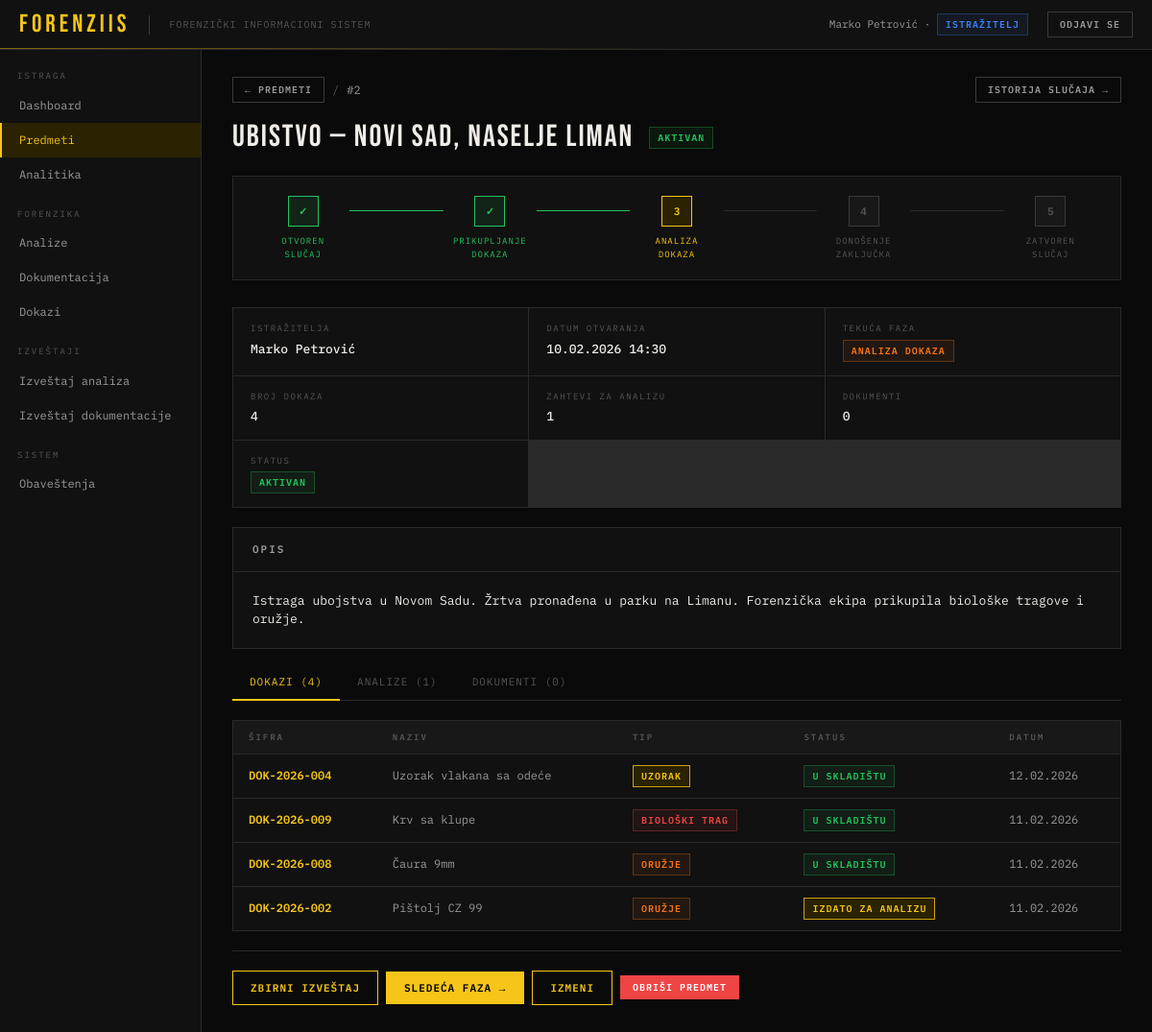
Page /?page=predmet-detalji&id=2 (signed in) on the committed database.
### tables this page shows
CREATE TABLE korisnik (
    id              INT AUTO_INCREMENT PRIMARY KEY,
    ime             VARCHAR(255) NOT NULL,
    prezime         VARCHAR(255) NOT NULL,
    email           VARCHAR(255) NOT NULL UNIQUE,
    kor_ime         VARCHAR(255) NULL UNIQUE,
    lozinka_hash    VARCHAR(255) NOT NULL,
    uloga           ENUM('ADMINISTRATOR','ISTRAZITELJ','TEHNICAR','VESTAK') NOT NULL,
    aktivan         BOOLEAN NOT NULL DEFAULT TRUE,
    datum_kreiranja DATETIME NOT NULL DEFAULT NOW()
);

CREATE TABLE predmet (
    id               INT AUTO_INCREMENT PRIMARY KEY,
    naziv            VARCHAR(255) NOT NULL,
    opis             TEXT NULL,
    status           ENUM('AKTIVAN','ZATVOREN') NOT NULL DEFAULT 'AKTIVAN',
    faza             ENUM('OTVOREN_SLUCAJ','PRIKUPLJANJE_DOKAZA','ANALIZA_DOKAZA','DONOSENJE_ZAKLJUCKA','ZATVOREN_SLUCAJ') NOT NULL DEFAULT 'OTVOREN_SLUCAJ',
    datum_otvaranja  DATETIME NOT NULL DEFAULT NOW(),
    istrazitelj_id   INT NULL,
    FOREIGN KEY (istrazitelj_id) REFERENCES korisnik(id)
);

CREATE TABLE dokaz (
    id                     INT AUTO_INCREMENT PRIMARY KEY,
    sifra_dokaza           VARCHAR(50) NOT NULL UNIQUE,
    naziv                  VARCHAR(255) NOT NULL,
    opis                   TEXT NULL,
    tip_dokaza             ENUM('BIOLOSKI_TRAG','ORUZJE','DOKUMENT','ODECA','UZORAK') NOT NULL,
    datum_prijema          DATETIME NOT NULL,
    datum_pronalaska       DATETIME NULL,
    lokacija_pronalaska    VARCHAR(255) NULL,
    lokacija_skladistenja  VARCHAR(255) NULL,
    status                 ENUM('PRIJEM','U_SKLADISTU','IZDATO_ZA_ANALIZU','VRACENO','KOMPROMITOVAN','ARHIVIRANO') NOT NULL DEFAULT 'PRIJEM',
    predmet_id             INT NOT NULL,
    tehnicar_id            INT NOT NULL,
    FOREIGN KEY (predmet_id) REFERENCES predmet(id),
    FOREIGN KEY (tehnicar_id) REFERENCES tehnicar_za_dokaze(id_korisnik)
);

### pages/predmet-detalji.php (the view, shortened to what the rows shown need)
<?php
$predmetId = (int)($_GET['id'] ?? 0);
$stmt = $conn->prepare("SELECT * FROM predmet WHERE id = ?");
$stmt->bind_param('i', $predmetId);
$stmt->execute();
$predmet = $stmt->get_result()->fetch_assoc();
$kreator = null;
if ($predmet['istrazitelj_id']) {
    $stmt = $conn->prepare("SELECT ime, prezime FROM korisnik WHERE id = ?");
    $stmt->bind_param('i', $predmet['istrazitelj_id']);
    $stmt->execute();
    $kreator = $stmt->get_result()->fetch_assoc();
}
?>
<div style="display: flex; align-items: center; gap: 16px; margin-bottom: 24px;">
    <div class="page-title" style="margin-bottom: 0;"><?= e($predmet['naziv']) ?></div>
    <span class="badge <?= badgeClass($predmet['status']) ?>"><?= e(badgeLabel($predmet['status'])) ?></span>
</div>
<div class="info-grid">
    <div class="info-item">
        <div class="info-label">Istražitelja</div>
        <div class="info-value">
            <?php if ($kreator): ?>
                <?= e($kreator['ime'] . ' ' . $kreator['prezime']) ?>
            <?php else: ?>
                <span style="color:var(--text-3);">—</span>
            <?php endif; ?>
        </div>
    </div>
    <div class="info-item">
        <div class="info-label">Datum otvaranja</div>
        <div class="info-value"><?= formatDatumVreme($predmet['datum_otvaranja']) ?></div>
    </div>
    <div class="info-item">
        <div class="info-value"><span class="badge <?= fazaBadge($predmet['faza']) ?>"><?= e(fazaLabel($predmet['faza'])) ?></span></div>
    </div>
    <div class="info-item">
        <div class="info-value"><span class="badge <?= badgeClass($predmet['status']) ?>"><?= e(badgeLabel($predmet['status'])) ?></span></div>
    </div>
</div>
<?php if ($predmet['opis']): ?>
<div class="card">
    <div class="card-header"><h3>Opis</h3></div>
    <div class="card-body"><?= e($predmet['opis']) ?></div>
</div>
<?php endif; ?>
<div data-tab-group="predmet">
    <div class="tab-content active" data-tab="dokazi">
        <div class="card">
            <div class="card-body" style="padding:0;">
                <?php
                $stmt = $conn->prepare("SELECT id, sifra_dokaza, naziv, tip_dokaza, status, datum_prijema FROM dokaz WHERE predmet_id = ? ORDER BY datum_prijema DESC");
                $stmt->bind_param('i', $predmetId);
                $stmt->execute();
                $dokazi = $stmt->get_result();
                ?>
                <?php if ($dokazi->num_rows > 0): ?>
                <table>
                    <thead><tr><th>Šifra</th><th>Naziv</th><th>Tip</th><th>Status</th><th>Datum</th></tr></thead>
                    <tbody>
                        <?php while ($d = $dokazi->fetch_assoc()): ?>
                        <tr>
                            <td><a href="?page=dokaz-detalji&id=<?= $d['id'] ?>"><?= e($d['sifra_dokaza']) ?></a></td>
                            <td><?= e($d['naziv']) ?></td>
                            <td><span class="badge <?= tipDokazaBadge($d['tip_dokaza']) ?>"><?= e(tipDokazaLabel($d['tip_dokaza'])) ?></span></td>
                            <td><span class="badge <?= badgeClass($d['status']) ?>"><?= e(badgeLabel($d['status'])) ?></span></td>
                            <td><?= formatDatum($d['datum_prijema']) ?></td>
                        </tr>
                        <?php endwhile; ?>
                    </tbody>
                </table>
                <?php else: ?>
                <div class="empty-state">Nema dokaza za ovaj predmet</div>
                <?php endif; ?>
            </div>
        </div>
    </div>
</div>

### layout/header.php (shortened to what the rows shown need)
<?php
$kq = $conn->prepare("SELECT id, ime, prezime, email, uloga FROM korisnik WHERE id = ?");
$kq->bind_param('i', $_SESSION['user_id']);
$kq->execute();
$korisnik = $kq->get_result()->fetch_assoc();
?>
<!DOCTYPE html>
<html lang="sr">
<head>
</head>
<body>
<div id="app">
<div class="topbar">
    <div class="topbar-logo">ForenzIIS</div>
    <div class="topbar-system">Forenzički informacioni sistem</div>
    <div class="topbar-user">
        <?= e($korisnik['ime'] . ' ' . $korisnik['prezime']) ?> · <span class="badge <?= ulogaBadge($korisnik['uloga']) ?>"><?= e(ulogaLabel($korisnik['uloga'])) ?></span>
    </div>
    <a href="?page=logout" class="btn btn-ghost btn-sm">Odjavi se</a>
</div>
<div class="body-wrap">
<div class="main">

### rows in the picture
korisnik: ime+prezime "Marko Petrović", uloga "ISTRAŽITELJ"
predmet: naziv "Ubistvo — Novi Sad, naselje Liman", status "AKTIVAN", datum_otvaranja "10.02.2026 14:30", faza "ANALIZA DOKAZA", opis "Istraga ubojstva u Novom Sadu. Žrtva pronađena u parku na Limanu. Forenzička ekipa prikupila biološke tragove i oružje."
dokaz: sifra_dokaza "DOK-2026-004", naziv "Uzorak vlakana sa odeće", tip_dokaza "UZORAK", status "U SKLADIŠTU", datum_prijema "12.02.2026"
dokaz: sifra_dokaza "DOK-2026-009", naziv "Krv sa klupe", tip_dokaza "BIOLOŠKI TRAG", status "U SKLADIŠTU", datum_prijema "11.02.2026"
dokaz: sifra_dokaza "DOK-2026-008", naziv "Čaura 9mm", tip_dokaza "ORUŽJE", status "U SKLADIŠTU", datum_prijema "11.02.2026"
dokaz: sifra_dokaza "DOK-2026-002", naziv "Pištolj CZ 99", tip_dokaza "ORUŽJE", status "IZDATO ZA ANALIZU", datum_prijema "11.02.2026"

### other values in the picture
$predmetId "2"
fazaLabel($faza) "OTVOREN SLUČAJ"
fazaLabel($faza) "PRIKUPLJANJE DOKAZA"
fazaLabel($faza) "ANALIZA DOKAZA"
fazaLabel($faza) "DONOŠENJE ZAKLJUČKA"
fazaLabel($faza) "ZATVOREN SLUČAJ"
$brDokaza "4"
$brAnaliza "1"
$brDokumenata "0"
